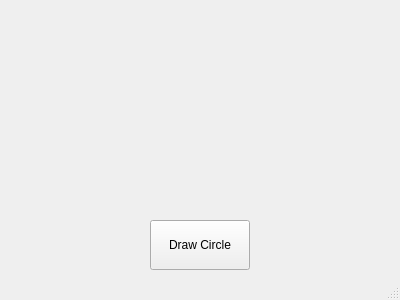
<?xml version="1.0" encoding="UTF-8"?>
<ui version="4.0">
 <class>MainWindow</class>
 <widget class="QMainWindow" name="MainWindow">
  <property name="geometry">
   <rect>
    <x>100</x>
    <y>100</y>
    <width>400</width>
    <height>300</height>
   </rect>
  </property>
  <property name="windowTitle">
   <string>Yellow Circle Generator</string>
  </property>
  <widget class="QWidget" name="centralwidget">
   <widget class="QPushButton" name="drawButton">
    <property name="geometry">
     <rect>
      <x>150</x>
      <y>220</y>
      <width>100</width>
      <height>50</height>
     </rect>
    </property>
    <property name="text">
     <string>Draw Circle</string>
    </property>
   </widget>
  </widget>
  <widget class="QStatusBar" name="statusbar"/>
 </widget>
 <resources/>
 <connections/>
</ui>
